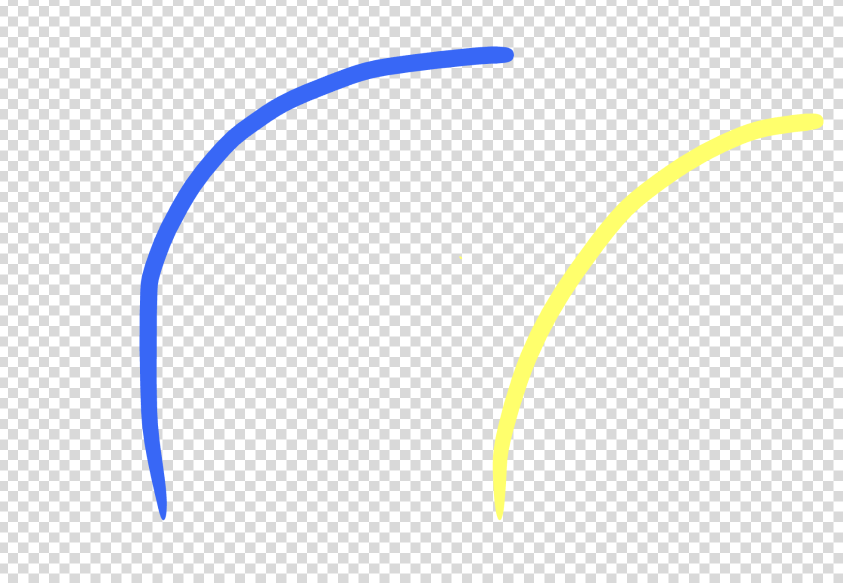
#> input picture test2.png, 1686 x 1166 px (shown at 1/2 size)
$ python Angles.py
#> lines starting #> are read from the running program, lines starting #| are printed output that depends on the picture; after the words box and inside, x2 and y2 are one past the last pixel; in counts of white or black regions, pixels touching at a corner belong together
import cv2
import numpy as np
import math

threshold1 = 85
threshold2 = 85
r_width = 500
r_height = 300

image = cv2.imread(r'test2.png')
#> image is the input picture: shape (1166, 1686, 3); mean B, G, R 233.8, 233.2, 232.1
image = cv2.resize(image, (r_width, r_height))
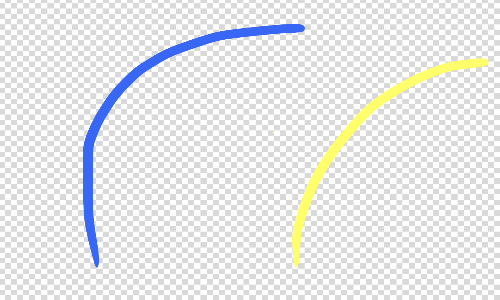
#> image: shape (300, 500, 3); mean B, G, R 233.8, 233.2, 232.1

# Convert to HSV and create masks
frame_HSV = cv2.cvtColor(image, cv2.COLOR_BGR2HSV)
#> frame_HSV: shape (300, 500, 3); mean H, S, V 3.5, 7.4, 236.6

lower_blue = np.array([100, 50, 120])
upper_blue = np.array([150, 255, 255])
blue_mask = cv2.inRange(frame_HSV, lower_blue, upper_blue)
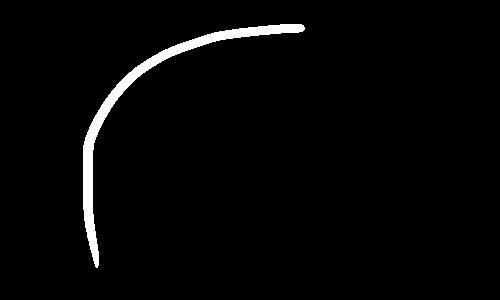
#> blue_mask: shape (300, 500); 2.4% white; 1 white region, box (x1, y1, x2, y2) and area: (83, 24, 305, 268) 3617

lower_yellow = np.array([25, 30, 100])
upper_yellow = np.array([40, 255, 255])
yellow_mask = cv2.inRange(frame_HSV, lower_yellow, upper_yellow)
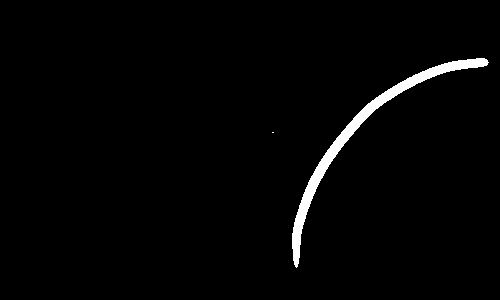
#> yellow_mask: shape (300, 500); 1.9% white; 2 white regions (1 under 20 px), largest, box (x1, y1, x2, y2) and area: (292, 58, 489, 268) 2904

# Optional: just to visualize
combined_mask = cv2.add(yellow_mask, blue_mask)
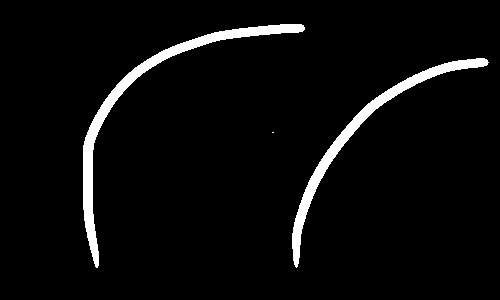
#> combined_mask: shape (300, 500); 4.3% white; 3 white regions (1 under 20 px), largest, box (x1, y1, x2, y2) and area: (83, 24, 305, 268) 3617, (292, 58, 489, 268) 2904
edged1 = cv2.Canny(yellow_mask, threshold1, threshold2)
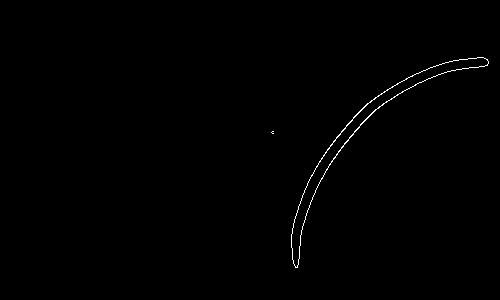
#> edged1: shape (300, 500); 0.45% white in thin lines or dots, all inside (x1, y1, x2, y2) = (271, 57, 489, 268)
edged2 = cv2.Canny(blue_mask, threshold1, threshold2)
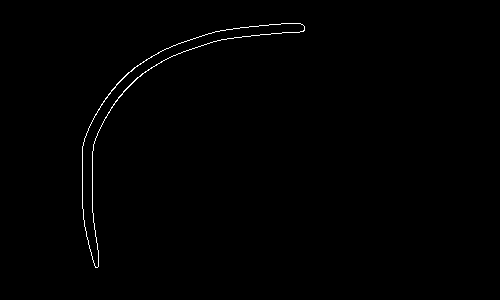
#> edged2: shape (300, 500); 0.53% white in thin lines or dots, all inside (x1, y1, x2, y2) = (82, 23, 305, 268)

def get_initial_heading():
    return (0.1, -1)  # moving up in image space

def get_perpendicular_scan(start_point, direction, length=50):
    dx, dy = direction
    perp = (-dy, dx)
    left = (int(start_point[0] + perp[0] * length), int(start_point[1] + perp[1] * length))
    right = (int(start_point[0] - perp[0] * length), int(start_point[1] - perp[1] * length))
    return left, right

def rotate_direction(direction, angle_degrees):
    angle_rad = math.radians(angle_degrees)
    dx, dy = direction

    # Rotation matrix
    cos_theta = math.cos(angle_rad)
    sin_theta = math.sin(angle_rad)

    dx_rot = dx * cos_theta - dy * sin_theta
    dy_rot = dx * sin_theta + dy * cos_theta

    return (dx_rot, dy_rot)

def adaptive_centerline(mask_yellow, mask_blue, num_steps=2, step_size=10):
#> called with num_steps = 2, step_size = 10
    h, w = mask_yellow.shape
#> h = 300; w = 500
    center_points = []

    position = (250, 250)
    direction = get_initial_heading()

    vals = [10,290,490,290]
    scan_mask = np.zeros_like(mask_yellow)
    for _ in range(num_steps):
        left_pt, right_pt = get_perpendicular_scan(position, direction, length=200)
        print(f"Left point {left_pt}")
        print(f"Right point {right_pt}")
        # Create scanline as a mask
        #cv2.line(scan_mask, (10,vals[1]), (490,vals[3]), 255, 1)
        cv2.line(scan_mask, left_pt, right_pt, 255, 1)
        # Mask and get pixel hits

        cv2.imshow("Adaptive Pathing", scan_mask)
        cv2.waitKey(0)
        cv2.destroyAllWindows()
#> this loop made 2 passes
#> pass 1, in adaptive_centerline, `cv2.imshow("Adaptive Pathing", scan_mask)`:
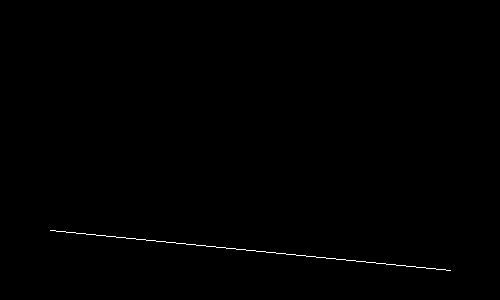
#> window 'Adaptive Pathing': shape (300, 500); 0.27% white in thin lines or dots, all inside (x1, y1, x2, y2) = (50, 230, 451, 271)

path_points = adaptive_centerline(yellow_mask, blue_mask)

$ run again, with test.png copied over test2.png
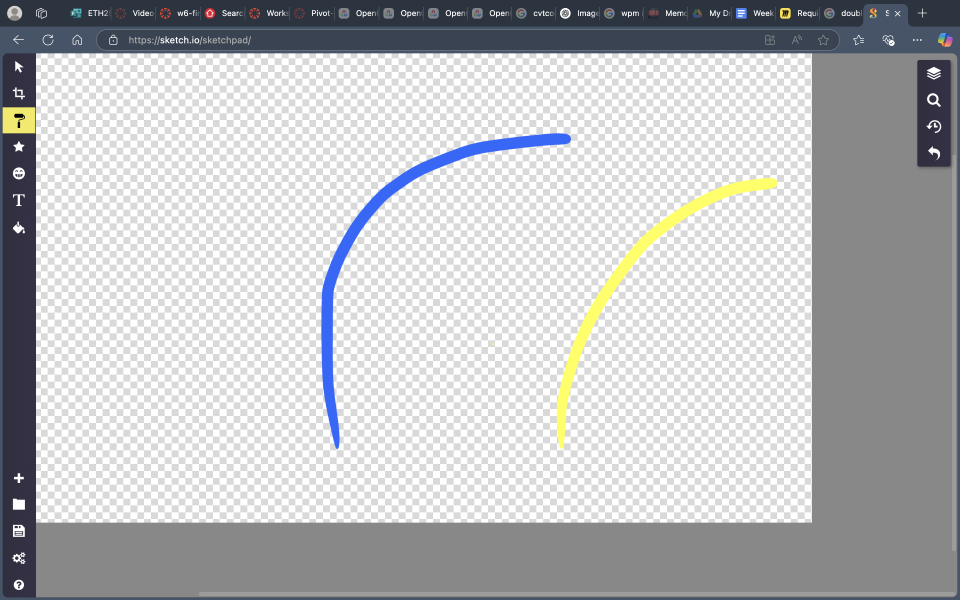
#> input picture test.png, 2880 x 1800 px (shown at 1/3 size)
#> image is the input picture: shape (1800, 2880, 3); mean B, G, R 191.5, 189.4, 188.2
#> image: shape (300, 500, 3)
#> frame_HSV: shape (300, 500, 3); mean H, S, V 16.1, 12.8, 192.6
#> `blue_mask = cv2.inRange(frame_HSV, lower_blue, upper_blue)`:
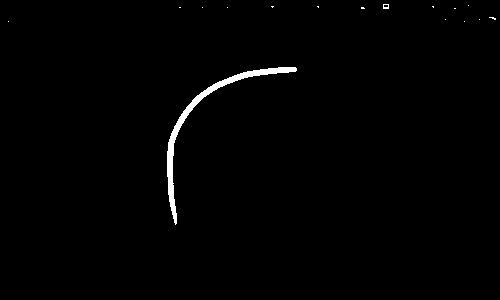
#> blue_mask: shape (300, 500); 0.96% white; 16 white regions (14 under 20 px), largest, box (x1, y1, x2, y2) and area: (167, 67, 297, 225) 1376, (383, 4, 389, 9) 22
#> yellow_mask: shape (300, 500); 0.9% white; 9 white regions (6 under 20 px), largest, box (x1, y1, x2, y2) and area: (290, 89, 405, 225) 1111, (1, 54, 18, 67) 209, (406, 4, 412, 9) 25
#> combined_mask: shape (300, 500); 1.9% white; 23 white regions (18 under 20 px), largest, box (x1, y1, x2, y2) and area: (167, 67, 297, 225) 1376, (290, 89, 405, 225) 1111, (1, 54, 18, 67) 209, (406, 4, 412, 9) 25, (383, 4, 389, 9) 22
#> edged1: shape (300, 500); 0.35% white in thin lines or dots, all inside (x1, y1, x2, y2) = (0, 3, 492, 225)
#> `edged2 = cv2.Canny(blue_mask, threshold1, threshold2)`:
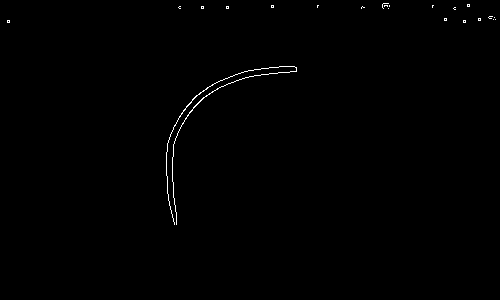
#> edged2: shape (300, 500); 0.41% white in thin lines or dots, all inside (x1, y1, x2, y2) = (7, 3, 496, 225)
